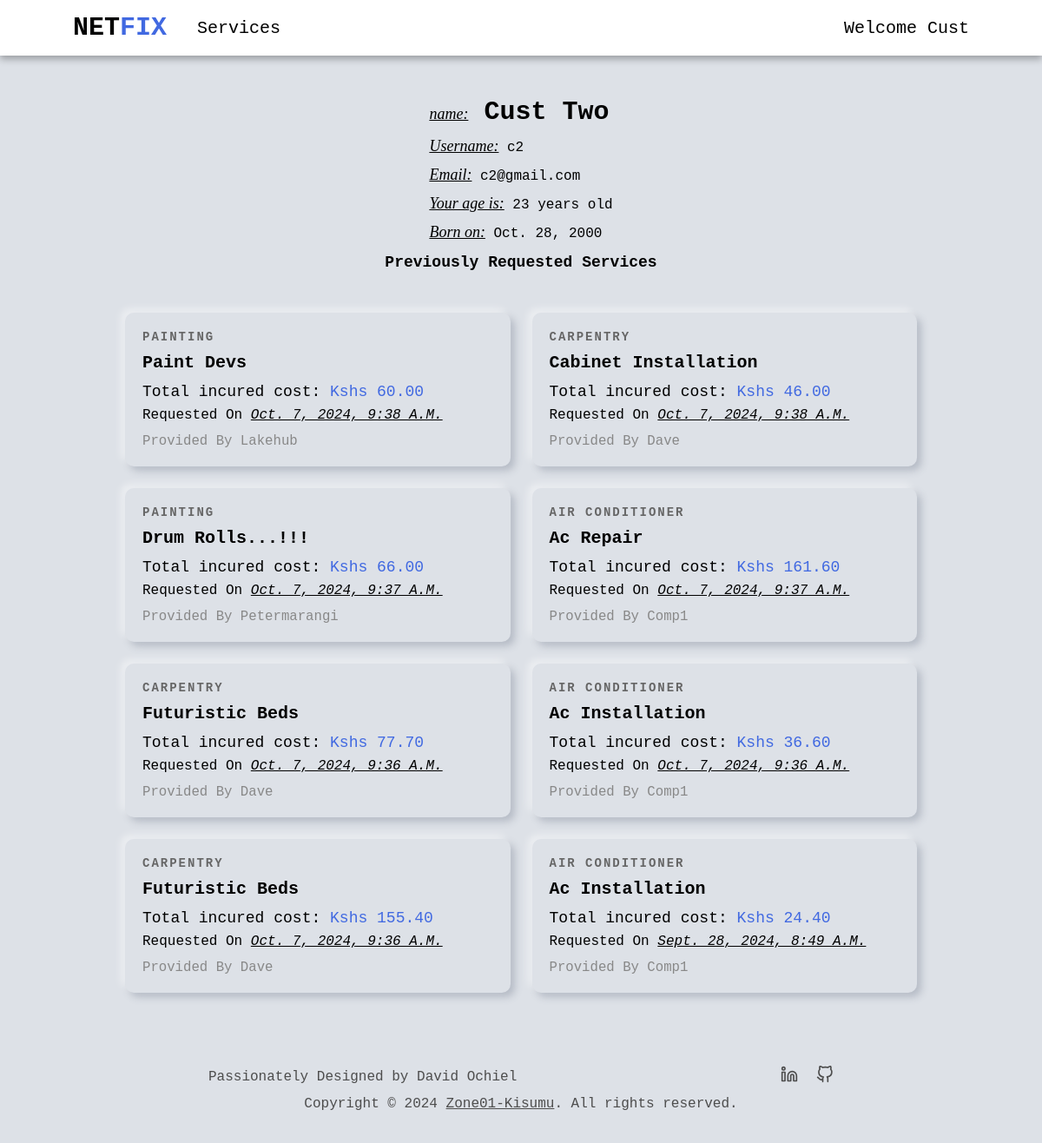
The app's page /customer/profile/ (signed in) with its own data.
### users/models.py (models this page shows, shortened)
class User(AbstractUser):
    is_company = models.BooleanField(default=False)
    is_customer = models.BooleanField(default=False)
    email = models.EmailField(max_length=100, unique=True)
    username = models.CharField(max_length=100, unique=True)
    id = models.UUIDField(default=uuid.uuid4, unique=True, primary_key=True, editable=False) # override the default id field
    USERNAME_FIELD = 'email'
    REQUIRED_FIELDS = ['username']

class Customer(models.Model):
    user = models.OneToOneField(User, on_delete=models.CASCADE, primary_key=True)
    d_o_b = models.DateField(null=True, blank=True)

class Company(models.Model):
    user = models.OneToOneField(User, on_delete=models.CASCADE, primary_key=True)
    choices = (
        ('Air Conditioner', 'Air Conditioner'),
        ('All in One', 'All in One'),
        ('Carpentry', 'Carpentry'),
        ('Electricity', 'Electricity'),
        ('Gardening', 'Gardening'),
        ('Home Machines', 'Home Machines'),
        ('Housekeeping', 'Housekeeping'),
        ('Interior Design', 'Interior Design'),
        ('Locks', 'Locks'),
        ('Painting', 'Painting'),
        ('Plumbing', 'Plumbing'),
        ('Water Heaters', 'Water Heaters'),
    )
    field = models.CharField(max_length=30, blank=False, null=False, default="", choices=choices)
    class Meta:
        verbose_name = 'Company'
        verbose_name_plural = 'Companies'
    def __str__(self):
        return self.user.username

### services/models.py (models this page shows, shortened)
class RequestService(models.Model):
    customer = models.ForeignKey(Customer, on_delete=models.CASCADE)
    service = models.ForeignKey(Service, on_delete=models.CASCADE)
    address = models.CharField(max_length=200)
    time = models.IntegerField(default=1)
    total_cost = models.DecimalField(decimal_places=2, max_digits=5)
    date = models.DateTimeField(auto_now=True, null=False)
    id = models.UUIDField(default=uuid.uuid4, unique=True, primary_key=True, editable=False)
    class Meta:
        verbose_name = 'Requested service'
        verbose_name_plural = 'Requested services'

class Service(models.Model):
    company = models.ForeignKey(Company, default="", on_delete=models.CASCADE)
    name = models.CharField(max_length=40)
    description = models.TextField()
    price_hr = models.DecimalField(decimal_places=2, max_digits=5)
    choices = (
        ('Air Conditioner', 'Air Conditioner'),
        ('Carpentry', 'Carpentry'),
        ('Electricity', 'Electricity'),
        ('Gardening', 'Gardening'),
        ('Home Machines', 'Home Machines'),
        ('Housekeeping', 'Housekeeping'),
        ('Interior Design', 'Interior Design'),
        ('Locks', 'Locks'),
        ('Painting', 'Painting'),
        ('Plumbing', 'Plumbing'),
        ('Water Heaters', 'Water Heaters'),
    )
    field = models.CharField(max_length=30, blank=False, null=False, default="", choices=choices)
    date = models.DateTimeField(auto_now=True, null=False)
    id = models.UUIDField(default=uuid.uuid4, unique=True, primary_key=True, editable=False)
    def __str__(self):
        return self.name

### users/views.py (the view, shortened to what this page needs)
# urls.py: path('customer/profile/', v.customer_profile, name='customer_profile'),
@login_required(login_url='login_user')
def customer_profile(request):
    user = User.objects.get(username=request.user.username)
    requested_services = user.customer.requestservice_set.all().order_by('-date')
    d_o_b = user.customer.d_o_b
    current_date = timezone.now().date()
    age = current_date.year - d_o_b.year
    if (current_date.month < d_o_b.month) or (current_date.month == d_o_b.month and current_date.day < d_o_b.day):
        age -= 1
    context = {
        "profile": user,
        "age": age,
        'requested_services': requested_services,
    }
    return render(request, "users/profile.html", context)

### users/templates/users/profile.html (shortened to what this page needs)
{% extends 'main/base.html' %}
{% block content %}
<section class="non-hero-container">
    {% if request.user.is_authenticated and user.username == profile.username and user.is_customer %}
    <div class="profile-details-header customer-details-header">
        <div class="header-content">
            <h1 class="full-name">
                <span class="profile-usher">name:</span> <span>{{profile.first_name}}
                </span><span>{{profile.last_name}}</span>
            </h1>
            <p class="username"><span class="profile-usher">Username:</span> {{profile.username}}</p>
            <p class="email"><span class="profile-usher">Email:</span> {{profile.email}}</p>
            <p class="age"><span class="profile-usher">Your age is:</span> {{age}} years old</p>
            <p class="age"><span class="profile-usher">Born on:</span> {{profile.customer.d_o_b}}</p>
        </div>
    </div>
    <div class="services-header  services-header-profile">
        <h1>Previously Requested Services</h1>
    </div>
    {% if requested_services %}
    <div class="services-grid">
        {% for requested_service in requested_services %}
        <a href="{% url 'index' requested_service.service.id %}" class="service-card">
            <div class="card-content">
                <p class="service-category">{{ requested_service.service.field }}</p>
                <h2 class="service-name">{{ requested_service.service }}</h2>
                <p class="service-price"><span>Total incured cost:</span> Kshs {{ requested_service.total_cost }}</p>
                <p class="service-date">requested on <span>{{requested_service.date}}</span></p>
                <p class="service-company">provided by {{requested_service.service.company}}</p>
            </div>
        </a>
        {% endfor %}
    </div>
    {% else %}
    <div class="no-services">
        <p>Seems like your service request adventure hasn't begun yet.</p>
        <a class="btn-link" href="{% url 'service_list' %}">Explore services</a>
    </div>
    {% endif %}
    {% endif %}
</section>
{% endblock content %}

### main/templates/main/nav.html (shortened to what this page needs)
<nav class="navbar">
    <div class="left-nav">
        <h1><a class="logo" href="{% url 'home' %}">NET<span>FIX</span></a></h1>
        <div class="services-dropdown">
            <a class="royal-hover" href="{% url 'service_list' %}">Services</a>
        </div>
    </div>
    <div class="account-dropdown">
        {% if request.user.is_authenticated %}
        <span class="royal-hover welcome-nav-text">Welcome {{user.first_name}}</span>
        {% else %}
        <span class="royal-hover">Account</span>
        {% endif %}
    </div>
</nav>

### static/css/style.css (style rules this page uses)
* { margin: 0; padding: 0; box-sizing: border-box; font-family: 'Courier New', Courier, monospace; }
:root { --nav-height: 8vh; --default-back: #dde1e7; }
a { text-decoration: none; color: black; }
.navbar { background-color: white; display: flex; align-items: center; justify-content: space-between; text-align: center; position: fixed; width: 100%; height: var(--nav-height); font-size: 20px; padding: 0 7%; box-shadow: 0 4px 8px rgba(0, 0, 0, 0.3); top: 0; z-index: 100; }
.left-nav { display: flex; align-items: center; }
.left-nav h1 { margin-right: 35px; }
.logo span { color: royalblue; }
.account-dropdown, .services-dropdown { position: relative; display: inline-block; }
.account-dropdown span { cursor: pointer; }
.welcome-nav-text { text-transform: capitalize; }
.non-hero-container { padding: 3rem 12%; }
.services-grid { display: grid; grid-template-columns: repeat(auto-fill, minmax(300px, 1fr)); gap: 25px; }
.services-header { display: flex; align-items: center; justify-content: center; flex-direction: column; margin-bottom: 25px; text-transform: capitalize; }
.service-card { border-radius: 10px; box-shadow: -5px -5px 9px rgba(255,255,255,0.45), 5px 5px 9px rgba(94,104,121,0.3); transition: transform 0.3s; cursor: pointer; text-decoration: none; color: black; display: block; }
.card-content { padding: 20px; }
.service-category { font-size: 14px; font-weight: 800; color: #666; margin-bottom: 10px; text-transform: uppercase; letter-spacing: 2px; }
.service-name { font-size: 20px; text-transform: capitalize; font-weight: bold; margin-bottom: 12px; }
.service-price { font-size: 18px; color: royalblue; margin-bottom: 8px; }
.service-price span { color: black; }
.service-date { font-size: 16px; text-transform: capitalize; margin-bottom: 12px; }
.service-date span { text-decoration: underline; font-style: italic; }
.service-company { font-size: 98%; text-transform: capitalize; color: #888; }
.profile-details-header { display: flex; flex-direction: column; justify-content: center; margin-bottom: 30px; padding: 25px 0; position: relative; height: 180px; }
.customer-details-header { margin-bottom: 0; }
.header-content { display: block; position: absolute; left: 50%; transform: translateX(-50%); height: 100%; }
.profile-details-header .full-name { text-transform: capitalize; font-size: 30px; margin-bottom: 12px; }
.profile-details-header .username, .profile-details-header .email, .profile-details-header .age { font-size: 100%; margin-bottom: 12px; }
.profile-usher { all: initial; font-size: 18px; font-style: italic; text-decoration: underline; }
.services-header-profile { font-size: 12px; margin-bottom: 6vh; }

### records on screen
User: first_name "Cust", last_name "Two", username "c2", email "c2@gmail.com", customer.d_o_b "Oct. 28, 2000"
RequestService: service.field "PAINTING", service "Paint Devs", total_cost "60.00", date "Oct. 7, 2024, 9:38 A.m.", service.company "Lakehub"
RequestService: service.field "CARPENTRY", service "Cabinet Installation", total_cost "46.00", date "Oct. 7, 2024, 9:38 A.m.", service.company "Dave"
RequestService: service.field "PAINTING", service "Drum Rolls...!!!", total_cost "66.00", date "Oct. 7, 2024, 9:37 A.m.", service.company "Petermarangi"
RequestService: service.field "AIR CONDITIONER", service "Ac Repair", total_cost "161.60", date "Oct. 7, 2024, 9:37 A.m.", service.company "Comp1"
RequestService: service.field "CARPENTRY", service "Futuristic Beds", total_cost "77.70", date "Oct. 7, 2024, 9:36 A.m.", service.company "Dave"
RequestService: service.field "AIR CONDITIONER", service "Ac Installation", total_cost "36.60", date "Oct. 7, 2024, 9:36 A.m.", service.company "Comp1"
RequestService: service.field "CARPENTRY", service "Futuristic Beds", total_cost "155.40", date "Oct. 7, 2024, 9:36 A.m.", service.company "Dave"
RequestService: service.field "AIR CONDITIONER", service "Ac Installation", total_cost "24.40", date "Sept. 28, 2024, 8:49 A.m.", service.company "Comp1"
